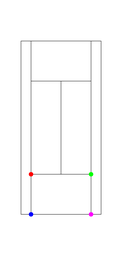
#> input picture src/court_configurations/court_conf_12.png, 122 x 256 px, shrunk from 1665 x 3506 before the run, given in place of img1.jpg, which was not available
$ python court_detection.py
#> lines starting #> are read from the running program, lines starting #| are printed output that depends on the picture; after the words box and inside, x2 and y2 are one past the last pixel; in counts of white or black regions, pixels touching at a corner belong together; pictures that were not available may be replaced by others from this repository, and a replacement may not be noted
### src/court_reference.py
import cv2
import numpy as np
import matplotlib.pyplot as plt


class CourtReference:
    """
    Court reference model
    """
    def __init__(self):
        self.baseline_top = ((286, 561), (1379, 561))
        self.baseline_bottom = ((286, 2935), (1379, 2935))
        self.net = ((286, 1748), (1379, 1748))
        self.left_court_line = ((286, 561), (286, 2935))
        self.right_court_line = ((1379, 561), (1379, 2935))
        self.left_inner_line = ((423, 561), (423, 2935))
        self.right_inner_line = ((1242, 561), (1242, 2935))
        self.middle_line = ((832, 1110), (832, 2386))
        self.top_inner_line = ((423, 1110), (1242, 1110))
        self.bottom_inner_line = ((423, 2386), (1242, 2386))
        self.top_extra_part = (832.5, 580)
        self.bottom_extra_part = (832.5, 2910)

        self.court_conf = {1: [*self.baseline_top, *self.baseline_bottom],
                           2: [self.left_inner_line[0], self.right_inner_line[0], self.left_inner_line[1],
                               self.right_inner_line[1]],
                           3: [self.left_inner_line[0], self.right_court_line[0], self.left_inner_line[1],
                               self.right_court_line[1]],
                           4: [self.left_court_line[0], self.right_inner_line[0], self.left_court_line[1],
                               self.right_inner_line[1]],
                           5: [*self.top_inner_line, *self.bottom_inner_line],
                           6: [*self.top_inner_line, self.left_inner_line[1], self.right_inner_line[1]],
                           7: [self.left_inner_line[0], self.right_inner_line[0], *self.bottom_inner_line],
                           8: [self.right_inner_line[0], self.right_court_line[0], self.right_inner_line[1],
                               self.right_court_line[1]],
                           9: [self.left_court_line[0], self.left_inner_line[0], self.left_court_line[1],
                               self.left_inner_line[1]],
                           10: [self.top_inner_line[0], self.middle_line[0], self.bottom_inner_line[0],
                                self.middle_line[1]],
                           11: [self.middle_line[0], self.top_inner_line[1], self.middle_line[1],
                                self.bottom_inner_line[1]],
                           12: [*self.bottom_inner_line, self.left_inner_line[1], self.right_inner_line[1]]}
        self.line_width = 1
        self.court_width = 1117
        self.court_height = 2408
        self.top_bottom_border = 549
        self.right_left_border = 274
        self.court_total_width = self.court_width + self.right_left_border * 2
        self.court_total_height = self.court_height + self.top_bottom_border * 2

        self.court = cv2.cvtColor(cv2.imread('court_configurations/court_reference.png'), cv2.COLOR_BGR2GRAY)

    # [19 lines left out: function build_court_reference, not called in this run]

    def get_important_lines(self):
        """
        Returns all lines of the court
        """
        lines = [*self.baseline_top, *self.baseline_bottom, *self.net, *self.left_court_line, *self.right_court_line,
                 *self.left_inner_line, *self.right_inner_line, *self.middle_line,
                 *self.top_inner_line, *self.bottom_inner_line]
        return lines

    def get_extra_parts(self):
        parts = [self.top_extra_part, self.bottom_extra_part]
        return parts

    # [25 lines left out: functions save_all_court_configurations, get_court_mask, not called in this run]


# [3 lines that do not run on import are left out]

### src/court_detection.py
import numpy as np
import cv2
from matplotlib import pyplot as plt
from sympy import Line
from itertools import combinations
from court_reference import CourtReference
import scipy.signal as sp
from tqdm import tqdm

class CourtDetector:
    """
    Detecting and tracking court in frame
    """
    def __init__(self, verbose=0):
        self.verbose = verbose
        self.colour_threshold = 200
        self.dist_tau = 3
        self.intensity_threshold = 40
        self.court_reference = CourtReference()
        self.v_width = 0
        self.v_height = 0
        self.frame = None
        self.gray = None
        self.court_warp_matrix = []
        self.game_warp_matrix = []
        self.court_score = 0
        self.baseline_top = None
        self.baseline_bottom = None
        self.net = None
        self.left_court_line = None
        self.right_court_line = None
        self.left_inner_line = None
        self.right_inner_line = None
        self.middle_line = None
        self.top_inner_line = None
        self.bottom_inner_line = None
        self.success_flag = False
        self.success_accuracy = 80
        self.success_score = 1000
        self.best_conf = None
        self.frame_points = None
        self.dist = 5

    def detect(self, frame, verbose=0):
        """
        Detecting the court in the frame
        """
        self.verbose = verbose
        self.frame = frame
        self.v_height, self.v_width = frame.shape[:2]
        # Get binary image from the frame
        self.gray = self._threshold(frame)

        # Filter pixel using the court known structure
        filtered = self._filter_pixels(self.gray)

        # Detect lines using Hough transform
        horizontal_lines, vertical_lines = self._detect_lines(filtered)

        # Find transformation from reference court to frame`s court
        court_warp_matrix, game_warp_matrix, self.court_score = self._find_homography(horizontal_lines,
                                                                                      vertical_lines)
        self.court_warp_matrix.append(court_warp_matrix)
        self.game_warp_matrix.append(game_warp_matrix)
        court_accuracy = self._get_court_accuracy(0)
        if court_accuracy > self.success_accuracy and self.court_score > self.success_score:
            self.success_flag = True
        print('Court accuracy = %.2f' % court_accuracy)
        # Find important lines location on frame
        self.find_lines_location()
        '''game_warped = cv2.warpPerspective(self.frame, self.game_warp_matrix,
                                          (self.court_reference.court.shape[1], self.court_reference.court.shape[0]))
        cv2.imwrite('../report/warped_game_1.png', game_warped)'''

    def _threshold(self, frame):
        """
        Simple thresholding for white pixels
        """
        gray = cv2.cvtColor(frame, cv2.COLOR_BGR2GRAY)
        gray = cv2.threshold(gray, 200, 255, cv2.THRESH_BINARY)[1]
        return gray

    def _filter_pixels(self, gray):
        """
        Filter pixels by using the court line structure
        """
        for i in range(self.dist_tau, len(gray) - self.dist_tau):
            for j in range(self.dist_tau, len(gray[0]) - self.dist_tau):
                if gray[i, j] == 0:
                    continue
                if (gray[i, j] - gray[i + self.dist_tau, j] > self.intensity_threshold and
                        gray[i, j] - gray[i - self.dist_tau, j] > self.intensity_threshold):
                    continue

                if (gray[i, j] - gray[i, j + self.dist_tau] > self.intensity_threshold and
                        gray[i, j] - gray[i, j - self.dist_tau] > self.intensity_threshold):
                    continue
                gray[i, j] = 0
        return gray

    def _detect_lines(self, gray):
        """
        Finds all line in frame using Hough transform
        """
        minLineLength = 100
        maxLineGap = 20
        # Detect all lines
        lines = cv2.HoughLinesP(gray, 1, np.pi / 180, 80, minLineLength=minLineLength, maxLineGap=maxLineGap)
        lines = np.squeeze(lines)
        if self.verbose:
            display_lines_on_frame(self.frame.copy(), [], lines)

        # Classify the lines using their slope
        horizontal, vertical = self._classify_lines(lines)
        if self.verbose:
            display_lines_on_frame(self.frame.copy(), horizontal, vertical)

        # Merge lines that belong to the same line on frame
        horizontal, vertical = self._merge_lines(horizontal, vertical)
        if self.verbose:
            display_lines_on_frame(self.frame.copy(), horizontal, vertical)

        return horizontal, vertical

    def _classify_lines(self, lines):
        """
        Classify line to vertical and horizontal lines
        """
        horizontal = []
        vertical = []
        highest_vertical_y = np.inf
        lowest_vertical_y = 0
        for line in lines:
            x1, y1, x2, y2 = line
            dx = abs(x1 - x2)
            dy = abs(y1 - y2)
            if dx > 2 * dy:
                horizontal.append(line)
            else:
                vertical.append(line)
                highest_vertical_y = min(highest_vertical_y, y1, y2)
                lowest_vertical_y = max(lowest_vertical_y, y1, y2)

        # Filter horizontal lines using vertical lines lowest and highest point
        clean_horizontal = []
        h = lowest_vertical_y - highest_vertical_y
        lowest_vertical_y += h / 15
        highest_vertical_y -= h * 2 / 15
        for line in horizontal:
            x1, y1, x2, y2 = line
            if lowest_vertical_y > y1 > highest_vertical_y and lowest_vertical_y > y1 > highest_vertical_y:
                clean_horizontal.append(line)
        return clean_horizontal, vertical

    # [18 lines left out: function _classify_vertical, not called in this run]

    def _merge_lines(self, horizontal_lines, vertical_lines):
        """
        Merge lines that belongs to the same frame`s lines
        """

        # Merge horizontal lines
        horizontal_lines = sorted(horizontal_lines, key=lambda item: item[0])
        mask = [True] * len(horizontal_lines)
        new_horizontal_lines = []
        for i, line in enumerate(horizontal_lines):
            if mask[i]:
                for j, s_line in enumerate(horizontal_lines[i + 1:]):
                    if mask[i + j + 1]:
                        x1, y1, x2, y2 = line
                        x3, y3, x4, y4 = s_line
                        dy = abs(y3 - y2)
                        if dy < 10:
                            points = sorted([(x1, y1), (x2, y2), (x3, y3), (x4, y4)], key=lambda x: x[0])
                            line = np.array([*points[0], *points[-1]])
                            mask[i + j + 1] = False
                new_horizontal_lines.append(line)

        # Merge vertical lines
        vertical_lines = sorted(vertical_lines, key=lambda item: item[1])
        xl, yl, xr, yr = (0, self.v_height * 6 / 7, self.v_width, self.v_height * 6 / 7)
        mask = [True] * len(vertical_lines)
        new_vertical_lines = []
        for i, line in enumerate(vertical_lines):
            if mask[i]:
                for j, s_line in enumerate(vertical_lines[i + 1:]):
                    if mask[i + j + 1]:
                        x1, y1, x2, y2 = line
                        x3, y3, x4, y4 = s_line
                        xi, yi = line_intersection(((x1, y1), (x2, y2)), ((xl, yl), (xr, yr)))
                        xj, yj = line_intersection(((x3, y3), (x4, y4)), ((xl, yl), (xr, yr)))

                        dx = abs(xi - xj)
                        if dx < 10:
                            points = sorted([(x1, y1), (x2, y2), (x3, y3), (x4, y4)], key=lambda x: x[1])
                            line = np.array([*points[0], *points[-1]])
                            mask[i + j + 1] = False

                new_vertical_lines.append(line)
        return new_horizontal_lines, new_vertical_lines

    def _find_homography(self, horizontal_lines, vertical_lines):
        """
        Finds transformation from reference court to frame`s court using 4 pairs of matching points
        """
        max_score = -np.inf
        max_mat = None
        max_inv_mat = None
        k = 0
        # Loop over every pair of horizontal lines and every pair of vertical lines
        for horizontal_pair in tqdm(list(combinations(horizontal_lines, 2))):
            for vertical_pair in list(combinations(vertical_lines, 2)):
                h1, h2 = horizontal_pair
                v1, v2 = vertical_pair
                # Finding intersection points of all lines
                i1 = line_intersection((tuple(h1[:2]), tuple(h1[2:])), (tuple(v1[0:2]), tuple(v1[2:])))
                i2 = line_intersection((tuple(h1[:2]), tuple(h1[2:])), (tuple(v2[0:2]), tuple(v2[2:])))
                i3 = line_intersection((tuple(h2[:2]), tuple(h2[2:])), (tuple(v1[0:2]), tuple(v1[2:])))
                i4 = line_intersection((tuple(h2[:2]), tuple(h2[2:])), (tuple(v2[0:2]), tuple(v2[2:])))

                intersections = [i1, i2, i3, i4]
                intersections = sort_intersection_points(intersections)

                for i, configuration in self.court_reference.court_conf.items():
                    # Find transformation
                    matrix, _ = cv2.findHomography(np.float32(configuration), np.float32(intersections), method=0)
                    inv_matrix = cv2.invert(matrix)[1]
                    # Get transformation score
                    confi_score = self._get_confi_score(matrix)

                    if max_score < confi_score:
                        max_score = confi_score
                        max_mat = matrix
                        max_inv_mat = inv_matrix
                        self.best_conf = i

                    k += 1

        if self.verbose:
            frame = self.frame.copy()
            court = self.add_court_overlay(frame, max_mat, (255, 0, 0))
            cv2.imshow('court', court)
            if cv2.waitKey(0) & 0xff == 27:
                cv2.destroyAllWindows()
        print(f'Score = {max_score}')
        print(f'Combinations tested = {k}')

        return max_mat, max_inv_mat, max_score

    def _get_confi_score(self, matrix):
        """
        Calculate transformation score
        """
        court = cv2.warpPerspective(self.court_reference.court, matrix, self.frame.shape[1::-1])
        court[court > 0] = 1
        gray = self.gray.copy()
        gray[gray > 0] = 1
        correct = court * gray
        wrong = court - correct
        c_p = np.sum(correct)
        w_p = np.sum(wrong)
        return c_p - 0.5 * w_p

    # [9 lines left out: function add_court_overlay, not called in this run]

    def find_lines_location(self):
        """
        Finds important lines location on frame
        """
        p = np.array(self.court_reference.get_important_lines(), dtype=np.float32).reshape((-1, 1, 2))
        lines = cv2.perspectiveTransform(p, self.court_warp_matrix[-1]).reshape(-1)
        self.baseline_top = lines[:4]
        self.baseline_bottom = lines[4:8]
        self.net = lines[8:12]
        self.left_court_line = lines[12:16]
        self.right_court_line = lines[16:20]
        self.left_inner_line = lines[20:24]
        self.right_inner_line = lines[24:28]
        self.middle_line = lines[28:32]
        self.top_inner_line = lines[32:36]
        self.bottom_inner_line = lines[36:40]
        if self.verbose:
            display_lines_on_frame(self.frame.copy(), [self.baseline_top, self.baseline_bottom,
                                                       self.net, self.top_inner_line, self.bottom_inner_line],
                                   [self.left_court_line, self.right_court_line,
                                    self.right_inner_line, self.left_inner_line, self.middle_line])

    def get_extra_parts_location(self, frame_num=-1):
        parts = np.array(self.court_reference.get_extra_parts(), dtype=np.float32).reshape((-1, 1, 2))
        parts = cv2.perspectiveTransform(parts, self.court_warp_matrix[frame_num]).reshape(-1)
        top_part = parts[:2]
        bottom_part = parts[2:]
        return top_part, bottom_part

    # [6 lines left out: function delete_extra_parts, not called in this run]

    def get_warped_court(self):
        """
        Returns warped court using the reference court and the transformation of the court
        """
        court = cv2.warpPerspective(self.court_reference.court, self.court_warp_matrix[-1], self.frame.shape[1::-1])
        court[court > 0] = 1
        return court

    def _get_court_accuracy(self, verbose=0):
        """
        Calculate court accuracy after detection
        """
        frame = self.frame.copy()
        gray = self._threshold(frame)
        gray[gray > 0] = 1
        gray = cv2.dilate(gray, np.ones((9, 9), dtype=np.uint8))
        court = self.get_warped_court()
        total_white_pixels = sum(sum(court))
        sub = court.copy()
        sub[gray == 1] = 0
        accuracy = 100 - (sum(sum(sub)) / total_white_pixels) * 100
        if verbose:
            plt.figure()
            plt.subplot(1, 3, 1)
            plt.imshow(gray, cmap='gray')
            plt.title('Grayscale frame'), plt.xticks([]), plt.yticks([])
            plt.subplot(1, 3, 2)
            plt.imshow(court, cmap='gray')
            plt.title('Projected court'), plt.xticks([]), plt.yticks([])
            plt.subplot(1, 3, 3)
            plt.imshow(sub, cmap='gray')
            plt.title('Subtraction result'), plt.xticks([]), plt.yticks([])
            plt.show()
        return accuracy

    # [90 lines left out: function track_court, not called in this run]


def sort_intersection_points(intersections):
    """
    sort intersection points from top left to bottom right
    """
    y_sorted = sorted(intersections, key=lambda x: x[1])
    p12 = y_sorted[:2]
    p34 = y_sorted[2:]
    p12 = sorted(p12, key=lambda x: x[0])
    p34 = sorted(p34, key=lambda x: x[0])
    return p12 + p34


def line_intersection(line1, line2):
    """
    Find 2 lines intersection point
    """
    l1 = Line(line1[0], line1[1])
    l2 = Line(line2[0], line2[1])

    intersection = l1.intersection(l2)
    return intersection[0].coordinates


# [41 lines left out: functions display_lines_on_frame, display_lines_and_points_on_frame, not called in this run]


if __name__ == '__main__':
    filename = '../images/img1.jpg'
    img = cv2.imread(filename)
#> img is the input picture: shape (256, 122, 3); mean B, G, R 250.9, 250.8, 250.9
    import time

    s = time.time()
    court_detector = CourtDetector()
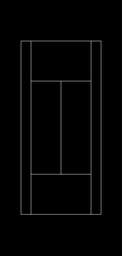
#> input picture src/court_configurations/court_reference.png, 122 x 256 px, shrunk from 1665 x 3506 before the run
    court_detector.detect(img, 0)
#> in _threshold, `gray = cv2.threshold(gray, 200, 255, cv2.THRESH_BINARY)[1]`:
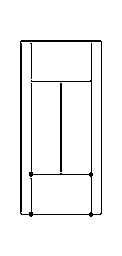
#> gray: shape (256, 122); 95.4% white; black in thin lines or dots, all inside (x1, y1, x2, y2) = (20, 40, 102, 217)
#> after the loop in _filter_pixels, `for i in range(self.dist_tau, len(gray) - self.dist_tau):`:
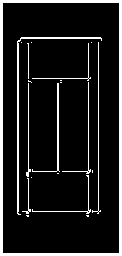
#> gray: shape (256, 122); 11.8% white; 21 white regions (11 under 20 px), largest, box (x1, y1, x2, y2) and area: (0, 0, 122, 256) 2232, (17, 37, 102, 215) 516, (32, 83, 60, 172) 204
#> in _detect_lines, `lines = cv2.HoughLinesP(gray, 1, np.pi / 180, 80, minLineLength=minLin..`: lines = 15 rows, first 6: [1, 255, 1, 0], [0, 255, 0, 0], [121, 255, 121, 0], [119, 255, 119, 0], [2, 255, 2, 0], [120, 255, 120, 0]
#> the loop in _classify_lines, `for line in lines:` made 15 passes
#> (x1, y1, x2, y2, dx, dy) on passes 1 to 12: (1, 255, 1, 0, 0, 255), (0, 255, 0, 0, 0, 255), (121, 255, 121, 0, 0, 255), (119, 255, 119, 0, 0, 255), (2, 255, 2, 0, 0, 255), (120, 255, 120, 0, 0, 255), (98, 213, 98, 37, 0, 176), (17, 213, 17, 41, 0, 172), (28, 216, 28, 37, 0, 179), (18, 214, 18, 40, 0, 174), (88, 216, 88, 37, 0, 179), (3, 255, 118, 253, 115, 2)
#> after the loop in _classify_lines, `for line in lines:`: horizontal = [[3, 255, 118, 253], [3, 0, 118, 0], [3, 1, 118, 1], [3, 2, 118, 2]]; vertical = [[1, 255, 1, 0], [0, 255, 0, 0], [121, 255, 121, 0], [119, 255, 119, 0], [2, 255, 2, 0], [120, 255, 120, 0], [98, 213, 98, 37], [17, 213, 17, 41], [28, 216, 28, 37], [18, 214, 18, 40], [88, 216, 88, 37]]
#> in _classify_lines, `h = lowest_vertical_y - highest_vertical_y`: h = 255
#> in _classify_lines, `lowest_vertical_y += h / 15`: lowest_vertical_y = 272
#> in _classify_lines, `highest_vertical_y -= h * 2 / 15`: highest_vertical_y = -34
#> the loop in _classify_lines, `for line in horizontal:` made 4 passes
#> (line, y1, y2) on passes 1 to 4: ([3, 255, 118, 253], 255, 253), ([3, 0, 118, 0], 0, 0), ([3, 1, 118, 1], 1, 1), ([3, 2, 118, 2], 2, 2)
#> after the loop in _classify_lines, `for line in horizontal:`: clean_horizontal has the same summary as horizontal
#> in _merge_lines, `horizontal_lines = sorted(horizontal_lines, key=lambda item: item[0])`: horizontal_lines has the same summary as horizontal in _classify_lines
#> in _merge_lines, `mask = [True] * len(horizontal_lines)`: mask = [True, True, True, True]
#> the loop in _merge_lines, `for i, line in enumerate(horizontal_lines):` made 4 passes
#> after the loop in _merge_lines, `for i, line in enumerate(horizontal_lines):`: mask = [True, True, False, False]; new_horizontal_lines = [[3, 255, 118, 253], [3, 0, 118, 2]]
#> in _merge_lines, `vertical_lines = sorted(vertical_lines, key=lambda item: item[1])`: vertical_lines = [[98, 213, 98, 37], [17, 213, 17, 41], [18, 214, 18, 40], [28, 216, 28, 37], [88, 216, 88, 37], [1, 255, 1, 0], [0, 255, 0, 0], [121, 255, 121, 0], [119, 255, 119, 0], [2, 255, 2, 0], [120, 255, 120, 0]]
#> in _merge_lines, `mask = [True] * len(vertical_lines)`: mask = [True, True, True, True, True, True, True, True, True, True, True]
#> the loop in _merge_lines, `for i, line in enumerate(vertical_lines):` made 11 passes
#> after the loop in _merge_lines, `for i, line in enumerate(vertical_lines):`: mask = [True, True, False, True, True, True, False, True, False, False, False]; new_vertical_lines = [[98, 213, 98, 37], [18, 40, 18, 214], [28, 216, 28, 37], [88, 216, 88, 37], [1, 0, 2, 255], [121, 0, 120, 255]]
#> in _detect_lines, `horizontal, vertical = self._merge_lines(horizontal, vertical)`: horizontal = [[3, 255, 118, 253], [3, 0, 118, 2]]; vertical has the same summary as new_vertical_lines in _merge_lines
#> in detect, `horizontal_lines, vertical_lines = self._detect_lines(filtered)`: vertical_lines has the same summary as new_vertical_lines in _merge_lines
#> the loop in _find_homography, `for horizontal_pair in tqdm(list(combinations(horizontal_lines, 2))):` made 1 pass
#> horizontal_pair on pass 1: ([3, 255, 118, 253], [3, 0, 118, 2])
#| Score = 0.0
#| Combinations tested = 180
#> in _get_court_accuracy, `gray = cv2.dilate(gray, np.ones((9, 9), dtype=np.uint8))`: gray: shape (256, 122); every value is 1
#| Court accuracy = nan
    top, bottom = court_detector.get_extra_parts_location()
    cv2.circle(img, tuple(top), 3, (0,255,0), 1)
#> img: shape (256, 122, 3); 0.05% of pixels changed, all inside (x1, y1, x2, y2) = (55, 0, 62, 6)
    cv2.circle(img, tuple(bottom), 3, (0,255,0), 1)
#> img: shape (256, 122, 3); mean B, G, R 250.6, 250.8, 250.6
    img[int(bottom[1]-10):int(bottom[1]+10), int(bottom[0] - 10):int(bottom[0]+10), :] = (0,0,0)
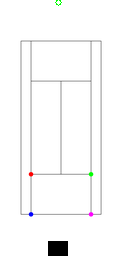
#> img: shape (256, 122, 3); mean B, G, R 248.3, 248.3, 248.3
    img[int(top[1]-10):int(top[1]+10), int(top[0] - 10):int(top[0]+10), :] = (0,0,0)
    cv2.imshow('df', img)
    if cv2.waitKey(0):
#> (key Esc is pressed here)
        cv2.destroyAllWindows()
    print(f'time = {time.time() - s}')
